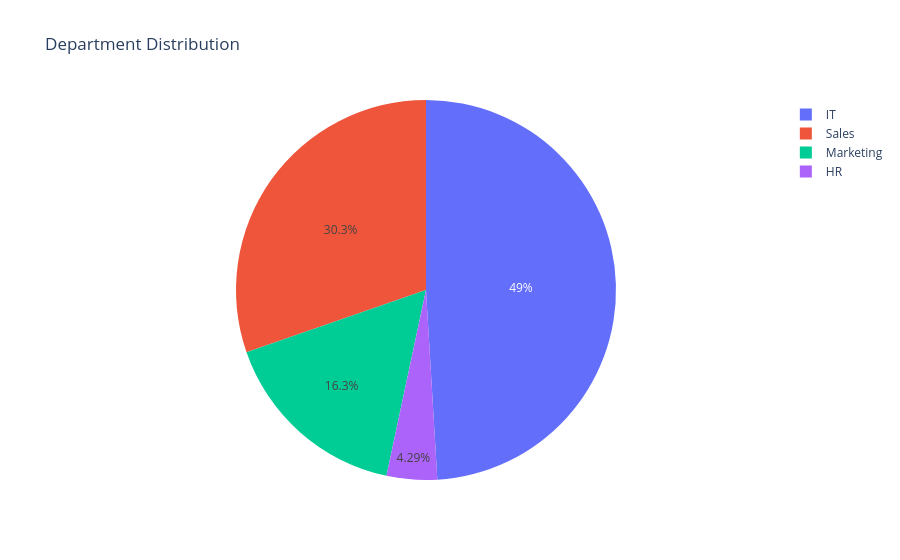
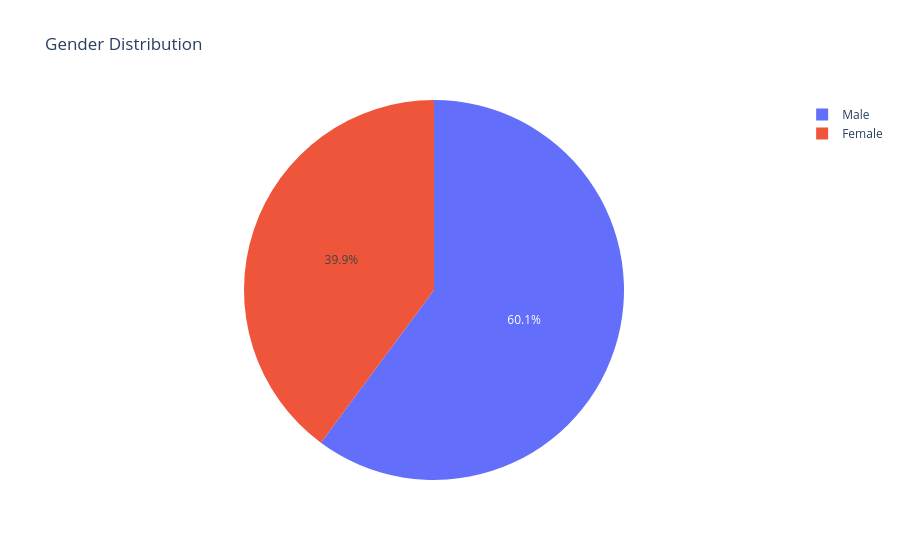
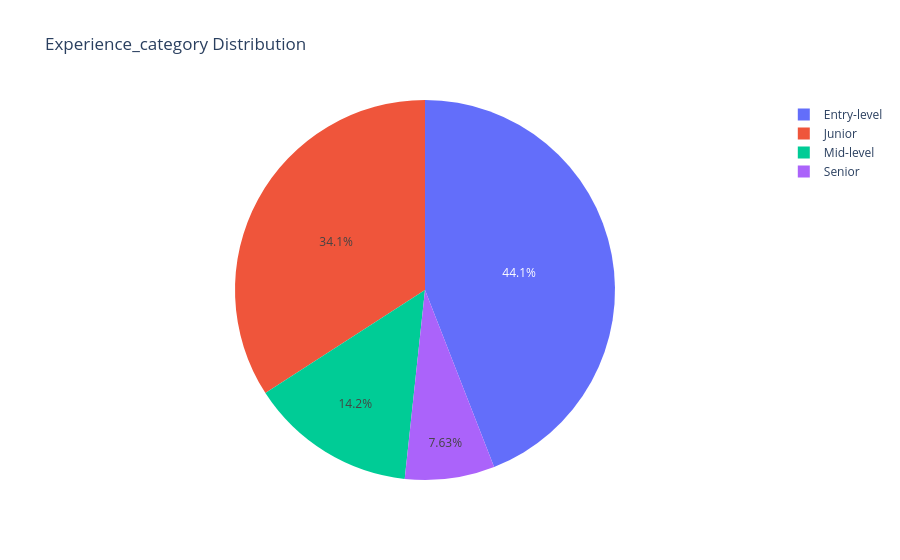

Notebook code cell kept with these figures, in order:
### Code cell
for column in categorical_col:
    print(df[column].value_counts())
    fig=px.pie(df[column].value_counts(),
               names=df[column].value_counts().index,
               values=df[column].value_counts().values,
               title=f'{column} Distribution ')
    fig.show()

### Figure 1 — Plotly figure (JSON) as saved in the notebook; plotly's stock layout.template omitted (floating-point values rounded to 4 significant figures)
{"data": [{"domain": {"x": [0, 1], "y": [0, 1]}, "hovertemplate": "label=%{label}<br>value=%{value}<extra></extra>", "labels": ["IT", "Sales", "Marketing", "HR"], "legendgroup": "", "name": "", "showlegend": true, "type": "pie", "values": [720, 445, 240, 63]}], "layout": {"legend": {"tracegroupgap": 0}, "title": {"text": "Department Distribution "}}}

### Figure 2 — Plotly figure (JSON) as saved in the notebook; plotly's stock layout.template omitted (floating-point values rounded to 4 significant figures)
{"data": [{"domain": {"x": [0, 1], "y": [0, 1]}, "hovertemplate": "label=%{label}<br>value=%{value}<extra></extra>", "labels": ["Male", "Female"], "legendgroup": "", "name": "", "showlegend": true, "type": "pie", "values": [883, 585]}], "layout": {"legend": {"tracegroupgap": 0}, "title": {"text": "Gender Distribution "}}}

### Figure 3 — Plotly figure (JSON) as saved in the notebook; plotly's stock layout.template omitted (floating-point values rounded to 4 significant figures)
{"data": [{"domain": {"x": [0, 1], "y": [0, 1]}, "hovertemplate": "label=%{label}<br>value=%{value}<extra></extra>", "labels": ["Entry-level", "Junior", "Mid-level", "Senior"], "legendgroup": "", "name": "", "showlegend": true, "type": "pie", "values": [647, 501, 208, 112]}], "layout": {"legend": {"tracegroupgap": 0}, "title": {"text": "Experience_category Distribution "}}}
